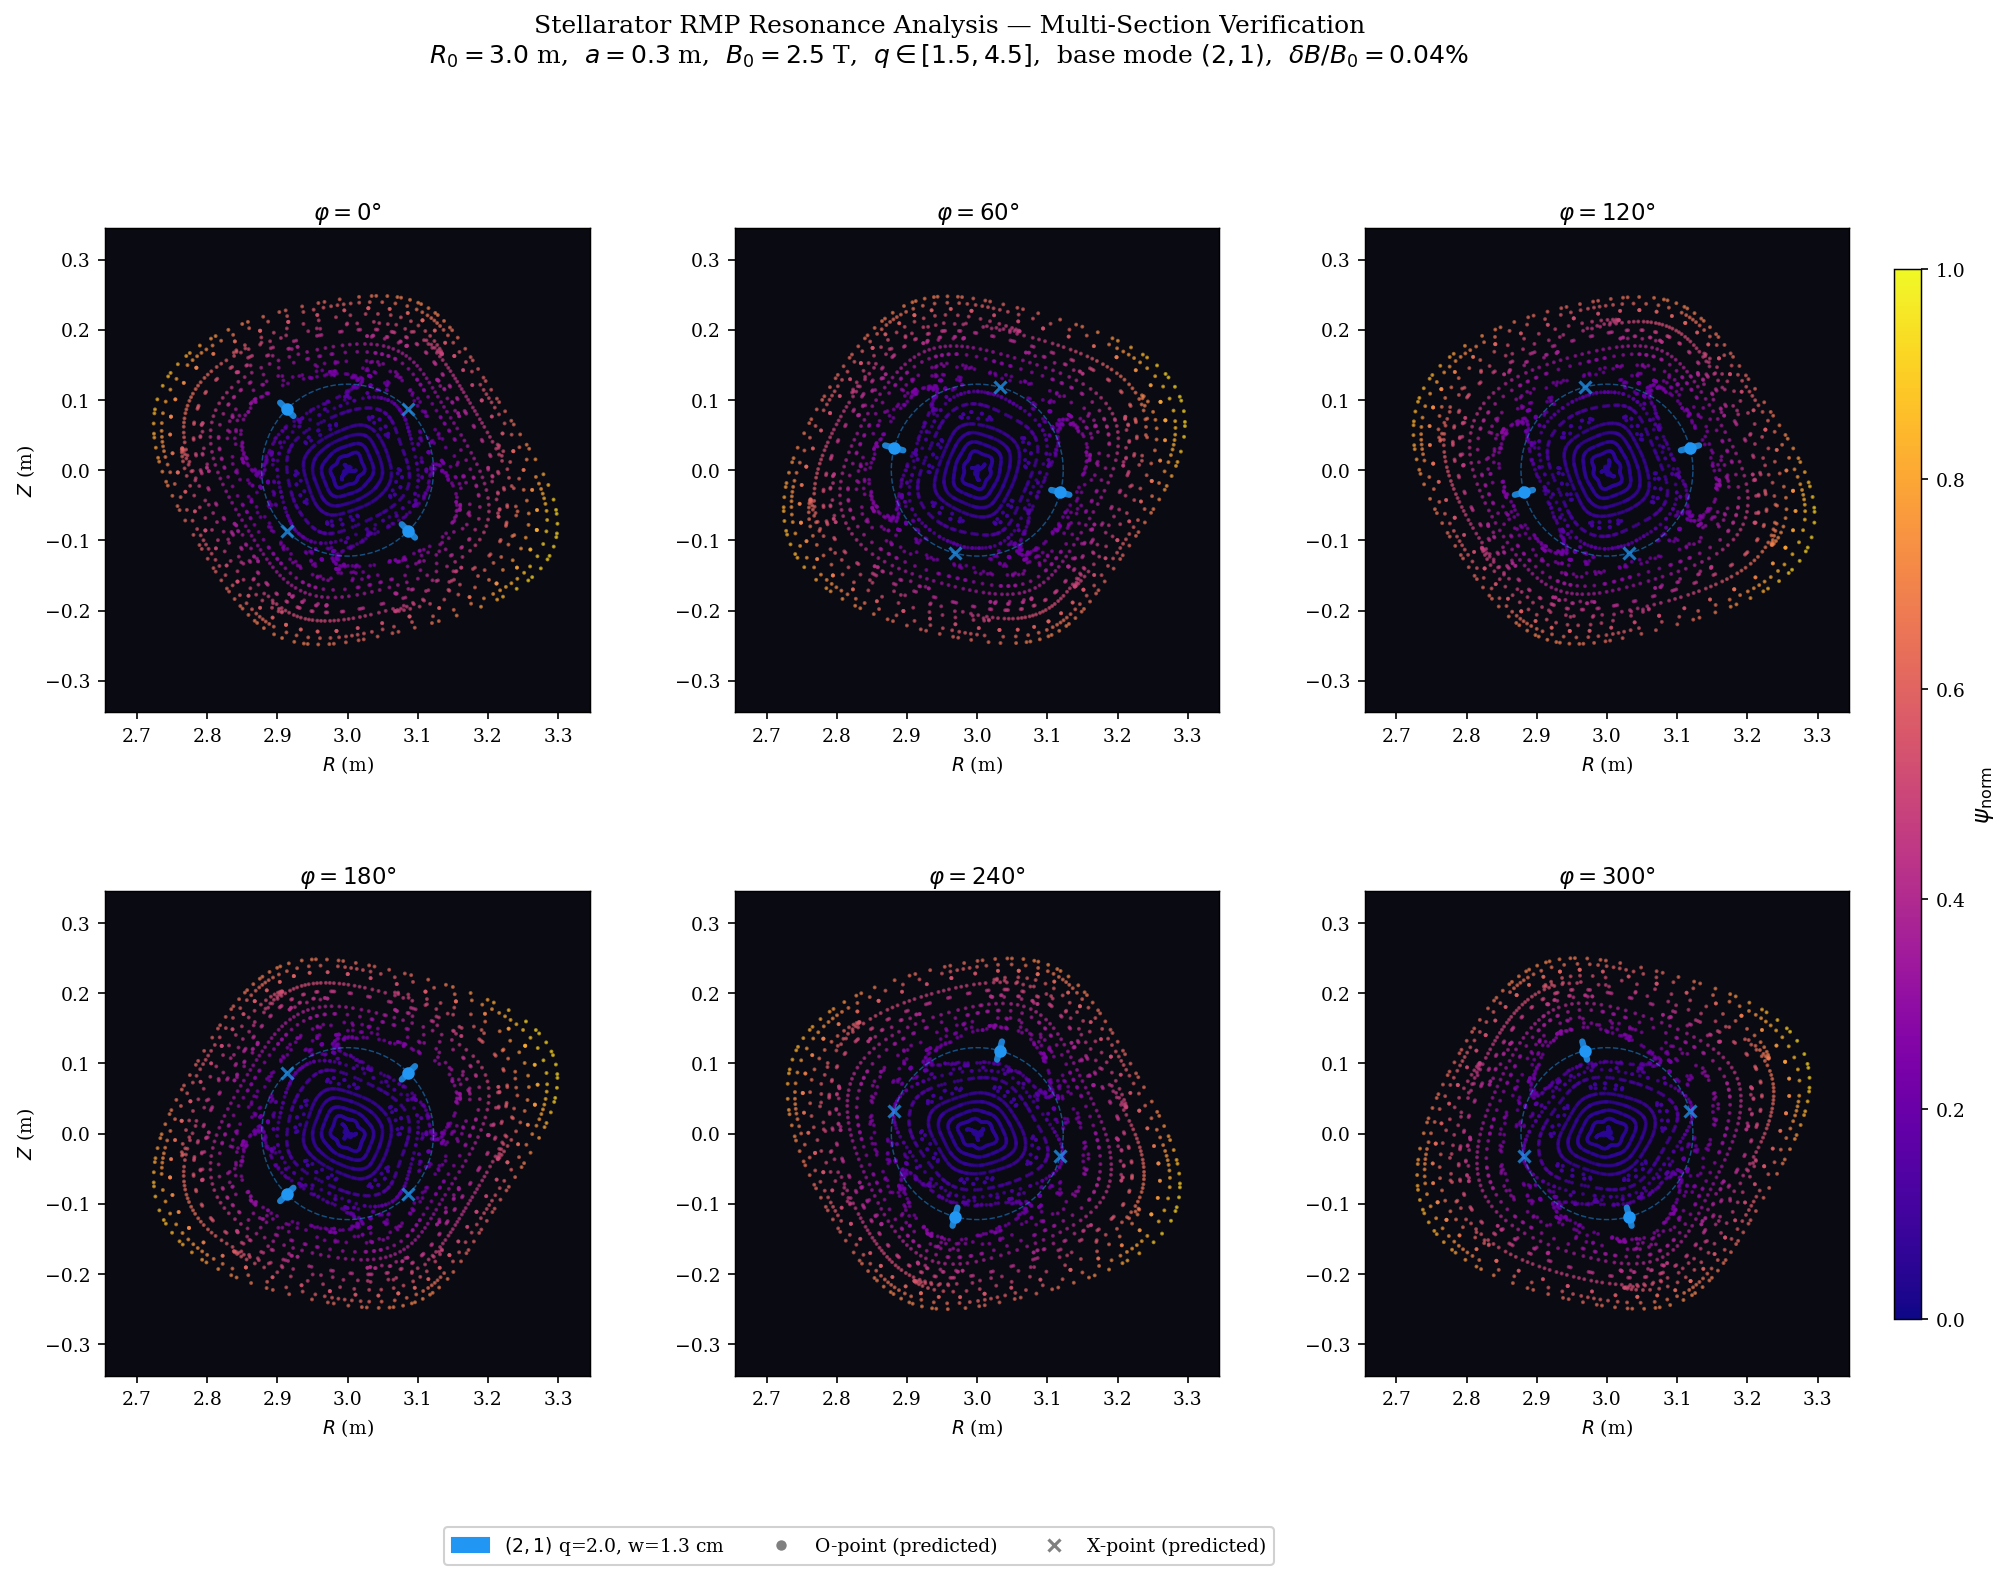

Source code (Python):
"""
RMP Stellarator Resonance — Multi-Section Verification
=======================================================
6-panel figure at φ = 0°, 60°, 120°, 180°, 240°, 300°
Each panel: Poincar scatter + island O/X markers at predicted poloidal angles.
"""
import sys
sys.path.insert(0, r'D:\Repo\pyna')

import numpy as np
import matplotlib.pyplot as plt
import matplotlib.patches as mpatches
from matplotlib.gridspec import GridSpec
from matplotlib.colors import Normalize
import matplotlib.cm as cm

plt.rcParams.update({
    'font.family': 'serif',
    'font.size': 9,
    'axes.labelsize': 10,
    'axes.titlesize': 10,
    'figure.dpi': 150,
    'text.usetex': False,
    'axes.linewidth': 0.7,
    'figure.facecolor': 'white',
    'axes.facecolor': 'white',
})

from pyna.MCF.equilibrium.stellarator import SimpleStellarartor, simple_stellarator
from pyna.MCF.visual.RMP_spectrum import (
    find_resonant_components_analytic, island_fixed_points, ISLAND_CMAPS
)
from pyna.topo.poincare import poincare_from_fieldlines, ToroidalSection, PoincareMap

# ── 1. Build equilibrium ──────────────────────────────────────────────────
print("[1] Building stellarator equilibrium...")
eq = simple_stellarator(
    R0=3.0, r0=0.3, B0=2.5,
    q0=1.5, q1=4.5,
    m_h=3, n_h=3, epsilon_h=0.03,
)
print(f"  eq: R0={eq.R0}, r0={eq.r0}, B0={eq.B0}, q=[{eq.q0},{eq.q1}]")

# ── 2. RMP perturbation ────────────────────────────────────────────────────
base_m, base_n = 2, 1
B_rmp = 1e-3   # 1 mT
# Rename: use RMP (capital) as per naming convention
R0_eq = eq.R0
r0_eq = eq.r0

def delta_B_RMP(R, Z, phi, m=base_m, n=base_n, B_amp=B_rmp):
    theta_pol = np.arctan2(Z, R - R0_eq)
    phase = m * theta_pol - n * phi
    dBR = B_amp * np.cos(phase) * np.cos(theta_pol)
    dBZ = B_amp * np.cos(phase) * np.sin(theta_pol)
    return np.array([dBR, dBZ, 0.0])

# ── 3. Find resonant components ────────────────────────────────────────────
print("[2] Finding resonant components...")
components = find_resonant_components_analytic(
    eq, delta_B_RMP, base_m=base_m, base_n=base_n,
    max_harmonic=3, n_theta=64, n_phi=32,
)
print(f"  Found {len(components)} resonant components")

# ── 4. Build perturbed field_func (arc-length parameterized) ─────────────
# eq.field_func(rzphi) returns (dR/ds, dZ/ds, dphi/ds) unit tangent
# We need to add the RMP perturbation to BR and BZ before normalizing

def field_func_with_rmp(rzphi_1d):
    """field_func = unit tangent dRZphi/ds, with RMP added to BR, BZ."""
    rzphi_1d = np.asarray(rzphi_1d, dtype=float)
    R, Z, phi = rzphi_1d[0], rzphi_1d[1], rzphi_1d[2]

    theta = np.arctan2(Z, R - R0_eq)
    psi   = eq.psi_ax(R, Z)
    q     = float(eq.q_of_psi(psi))

    r_minor = np.sqrt((R - R0_eq)**2 + Z**2)

    # Equilibrium fields (same as eq.field_func)
    B_phi = eq.B0 * eq.R0 / R
    B_pol = B_phi * r_minor / (R * max(abs(q), 1e-3))

    if r_minor > 1e-10:
        BR0 = -B_pol * np.sin(theta)
        BZ0 =  B_pol * np.cos(theta)
    else:
        BR0 = 0.0
        BZ0 = 0.0

    # Helical ripple from equilibrium
    delta_BR_eq = eq.epsilon_h * eq.B0 * psi * np.cos(eq.m_h * theta - eq.n_h * phi)

    # RMP perturbation
    db = delta_B_RMP(R, Z, phi)

    BR_tot = BR0 + delta_BR_eq + db[0]
    BZ_tot = BZ0                + db[1]

    B_mag = np.sqrt(BR_tot**2 + BZ_tot**2 + B_phi**2) + 1e-30

    return np.array([BR_tot / B_mag, BZ_tot / B_mag, B_phi / (R * B_mag)])

# ── 5. Trace Poincar maps at 6 sections ──────────────────────────────────
phi_sections = np.array([0, 60, 120, 180, 240, 300]) * np.pi / 180.0

# Start points: scan radially from near axis to LCFS
R_starts = np.linspace(eq.R0 + 0.04*eq.r0, eq.R0 + 0.92*eq.r0, 22)
Z_starts = np.zeros_like(R_starts)

# Start all lines at phi=0 section
start_pts = np.zeros((len(R_starts), 3))
start_pts[:, 0] = R_starts
start_pts[:, 1] = Z_starts
start_pts[:, 2] = 0.0

# Build sections
sections = [ToroidalSection(phi0=ph) for ph in phi_sections]

# Estimate t_max: one toroidal turn ≈ 2*pi*R0 (arc length ~ circumference)
# 150 turns × 2*pi*3 m/turn ≈ 2827 m
n_turns = 120
t_max = n_turns * 2 * np.pi * eq.R0
dt    = 0.06   # step size in arc length

print(f"[3] Tracing Poincar maps: {len(R_starts)} field lines × {n_turns} turns...")
print(f"    t_max={t_max:.1f} m, dt={dt}, steps/line={int(t_max/dt)}")

pmap = poincare_from_fieldlines(
    field_func_with_rmp,
    start_pts,
    sections,
    t_max=t_max,
    dt=dt,
)
print("    Done.")

# Collect crossings per section
all_crossings = []  # list of (N,3) arrays, one per section
for i_sec in range(len(sections)):
    arr = pmap.crossing_array(i_sec)   # shape (N, 3): R, Z, phi
    all_crossings.append(arr)
    print(f"    Section φ={np.degrees(phi_sections[i_sec]):.0f}°: {len(arr)} crossings")

# ── 6. Build figure ────────────────────────────────────────────────────────
print("[4] Building figure...")
fig = plt.figure(figsize=(15, 10))
gs  = GridSpec(2, 3, figure=fig, hspace=0.35, wspace=0.30)

R_min = eq.R0 - 1.15 * eq.r0
R_max = eq.R0 + 1.15 * eq.r0
Z_lim = 1.15 * eq.r0

# ψ_norm colormap: each starting field line gets a color based on its R (proxy for psi)
cmap_poincare = cm.get_cmap('plasma')
psi_starts = ((R_starts - eq.R0)**2) / eq.r0**2   # normalized psi at start
psi_norm_starts = psi_starts / psi_starts.max()

# We need to know which crossing belongs to which starting field line.
# poincare_from_fieldlines traces each start_pt independently, so crossings
# are interleaved in the order they occur. We can't easily map back to start_pt
# from the flattened crossing_array without grouping by phi proximity.
# Instead, let's color by R value directly.
for idx, phi_s in enumerate(phi_sections):
    row, col = divmod(idx, 3)
    ax = fig.add_subplot(gs[row, col])

    arr = all_crossings[idx]   # (N, 3)
    if len(arr) > 0:
        R_pts = arr[:, 0]
        Z_pts = arr[:, 1]
        # Color by R-position (proxy for ψ_norm)
        psi_pts = ((R_pts - eq.R0)**2 + Z_pts**2) / eq.r0**2
        psi_pts_norm = np.clip(psi_pts, 0, 1)
        colors_scatter = cmap_poincare(psi_pts_norm * 0.87 + 0.05)
        ax.scatter(R_pts, Z_pts, s=0.8, c=colors_scatter, rasterized=True, alpha=0.6, zorder=2)

    # Draw resonant surface circles and O/X markers
    for comp in components:
        color = ISLAND_CMAPS[(comp.harmonic_order - 1) % len(ISLAND_CMAPS)]
        r_res = np.sqrt(comp.psi_res) * eq.r0

        # Resonant surface circle (thin dashed)
        theta_circ = np.linspace(0, 2*np.pi, 200)
        ax.plot(eq.R0 + r_res * np.cos(theta_circ),
                r_res * np.sin(theta_circ),
                '--', color=color, linewidth=0.7, alpha=0.5, zorder=3)

        # O/X point angles at this φ section
        pts_fp = island_fixed_points(
            comp.m, comp.n, comp.b_mn, phi_s,
            getattr(comp, 'q_prime_sign', 1)
        )
        theta_O_arr = pts_fp['theta_O'][0]   # shape (m,)
        theta_X_arr = pts_fp['theta_X'][0]   # shape (m,)

        for theta_op in theta_O_arr:
            R_O = eq.R0 + r_res * np.cos(theta_op)
            Z_O =          r_res * np.sin(theta_op)
            # Island width bar
            r_in  = max(0.005, r_res - comp.half_width_r)
            r_out = r_res + comp.half_width_r
            ax.plot([eq.R0 + r_in  * np.cos(theta_op), eq.R0 + r_out * np.cos(theta_op)],
                    [         r_in  * np.sin(theta_op),           r_out * np.sin(theta_op)],
                    '-', color=color, linewidth=3.0, alpha=0.85,
                    solid_capstyle='round', zorder=5)
            ax.plot(R_O, Z_O, 'o', color=color, markersize=5, zorder=6)

        for theta_xp in theta_X_arr:
            R_X = eq.R0 + r_res * np.cos(theta_xp)
            Z_X =          r_res * np.sin(theta_xp)
            ax.plot(R_X, Z_X, 'x', color=color, markersize=6,
                    markeredgewidth=1.5, zorder=6, alpha=0.75)

    ax.set_xlim(R_min, R_max)
    ax.set_ylim(-Z_lim, Z_lim)
    ax.set_aspect('equal')
    ax.set_title(f'$\\varphi = {int(round(np.degrees(phi_s)))}°$', fontsize=11, pad=4)
    ax.set_xlabel('$R$ (m)', fontsize=9)
    if col == 0:
        ax.set_ylabel('$Z$ (m)', fontsize=9)
    # white background set in rcParams
    ax.set_facecolor('white')

# Colorbar for ψ_norm
sm = plt.cm.ScalarMappable(cmap='plasma', norm=Normalize(0, 1))
sm.set_array([])
cbar_ax = fig.add_axes([0.92, 0.15, 0.012, 0.7])
cb = fig.colorbar(sm, cax=cbar_ax)
cb.set_label(r'$\psi_\mathrm{norm}$', fontsize=11)
cb.ax.tick_params(labelsize=9)

# Mode legend
legend_patches = [
    mpatches.Patch(
        color=ISLAND_CMAPS[(c.harmonic_order - 1) % len(ISLAND_CMAPS)],
        label=f'$({c.m},{c.n})$ q={c.q_res:.1f}, w={c.half_width_r*100:.1f} cm'
    )
    for c in components
]
legend_patches += [
    plt.Line2D([0], [0], marker='o', color='w', markerfacecolor='gray',
               markersize=6, label='O-point (predicted)', linestyle='None'),
    plt.Line2D([0], [0], marker='x', color='gray', markersize=6,
               markeredgewidth=1.5, label='X-point (predicted)', linestyle='None'),
]
fig.legend(handles=legend_patches, loc='lower center',
           ncol=len(components) + 2,
           fontsize=9, framealpha=0.9,
           bbox_to_anchor=(0.46, -0.02))

fig.suptitle(
    f'Stellarator RMP Resonance Analysis — Multi-Section Verification\n'
    f'$R_0={eq.R0}$ m,  $a={eq.r0}$ m,  $B_0={eq.B0}$ T,  '
    f'$q \\in [{eq.q0},{eq.q1}]$,  '
    f'base mode $({base_m},{base_n})$,  '
    f'$\\delta B/B_0={B_rmp/eq.B0*100:.2f}\\%$',
    fontsize=12, y=1.02,
)

out_path = r'D:\Repo\pyna\scripts\RMP_stellarator_resonance.png'
plt.savefig(out_path, dpi=150, bbox_inches='tight', facecolor='white')
print(f"\nSaved: {out_path}")
plt.close()
print("[Done]")
